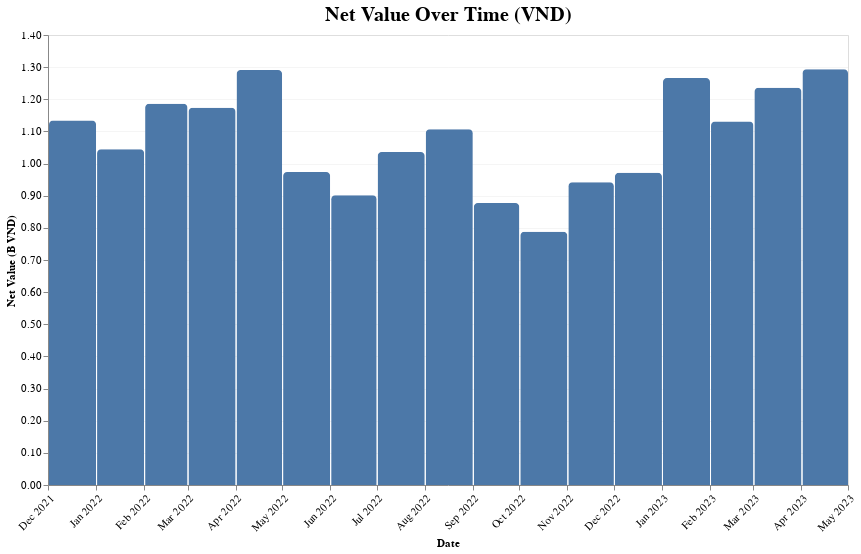

Write a Vega-Lite specification for this figure.
### Vega-Lite specification from a JSON file in a GitHub repository (floating-point values rounded to 4 significant figures)
{"$schema": "https://vega.github.io/schema/vega-lite/v5.json", "title": {"text": "Net Value Over Time (VND)", "fontSize": 20, "font": "sans-serif"}, "description": "Time series chart showing net value trends", "width": 800, "height": 450, "data": {"values": [{"time": "2021-12-31", "net_value": 1134278121}, {"time": "2022-01-31", "net_value": 1044784910}, {"time": "2022-02-28", "net_value": 1185734461}, {"time": "2022-03-31", "net_value": 1173471911}, {"time": "2022-04-30", "net_value": 1291163479}, {"time": "2022-05-31", "net_value": 973389774}, {"time": "2022-06-30", "net_value": 901599824}, {"time": "2022-07-31", "net_value": 1036351639}, {"time": "2022-08-31", "net_value": 1106480504}, {"time": "2022-09-30", "net_value": 877320792}, {"time": "2022-10-31", "net_value": 787745292}, {"time": "2022-11-30", "net_value": 941688864}, {"time": "2022-12-31", "net_value": 971410547}, {"time": "2023-01-31", "net_value": 1265850564}, {"time": "2023-02-28", "net_value": 1131058087}, {"time": "2023-03-31", "net_value": 1235703124}, {"time": "2023-04-30", "net_value": 1293777439}]}, "transform": [{"calculate": "datum.net_value / 1000000000", "as": "net_value_billions"}], "mark": {"type": "bar", "color": "#4c78a8", "cornerRadiusEnd": 4, "tooltip": true}, "encoding": {"x": {"field": "time", "type": "temporal", "timeUnit": "yearmonth", "axis": {"title": "Date", "format": "%b %Y", "labelAngle": -45, "labelFontSize": 11, "grid": false}}, "y": {"field": "net_value_billions", "type": "quantitative", "axis": {"title": "Net Value (B VND)", "format": ".2f", "labelFontSize": 11, "grid": true, "gridOpacity": 0.3}, "scale": {"domain": [0, 1.4], "nice": true}}, "tooltip": [{"field": "time", "type": "temporal", "title": "Date", "format": "%B %d, %Y"}, {"field": "net_value", "type": "quantitative", "title": "Net Value (VND)", "format": ",.0f"}]}}
